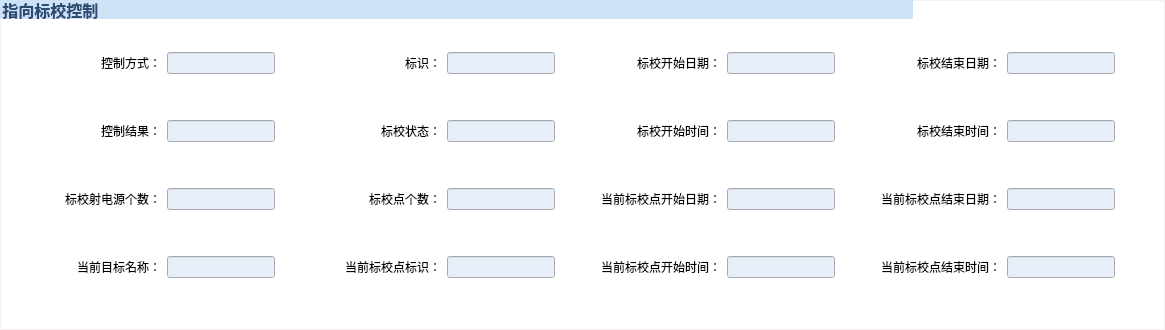
         <widget class="QGroupBox" name="groupBox_21">
          <property name="font">
           <font>
            <pointsize>12</pointsize>
            <weight>75</weight>
            <bold>true</bold>
           </font>
          </property>
          <property name="styleSheet">
           <string notr="true">QGroupBox{
	color: rgb(43, 75, 114);
	border:1px solid #f5f1f2;
	
	background-color: rgb(255, 255, 255);
}
QGroupBox::title
{
	subcontrol-position: top left;
	background-color: rgb(206, 227, 248);
}</string>
          </property>
          <property name="title">
           <string>指向标校控制                                                                                                                                                                                       </string>
          </property>
          <layout class="QGridLayout" name="gridLayout_3">
           <property name="leftMargin">
            <number>0</number>
           </property>
           <property name="rightMargin">
            <number>9</number>
           </property>
           <item row="0" column="4">
            <spacer name="horizontalSpacer_73">
             <property name="orientation">
              <enum>Qt::Horizontal</enum>
             </property>
             <property name="sizeHint" stdset="0">
              <size>
               <width>40</width>
               <height>20</height>
              </size>
             </property>
            </spacer>
           </item>
           <item row="0" column="3">
            <layout class="QVBoxLayout" name="verticalLayout_26">
             <item>
              <spacer name="verticalSpacer_74">
               <property name="orientation">
                <enum>Qt::Vertical</enum>
               </property>
               <property name="sizeHint" stdset="0">
                <size>
                 <width>20</width>
                 <height>40</height>
                </size>
               </property>
              </spacer>
             </item>
             <item>
              <layout class="QHBoxLayout" name="horizontalLayout_97">
               <item alignment="Qt::AlignRight">
                <widget class="QLabel" name="label_97">
                 <property name="minimumSize">
                  <size>
                   <width>120</width>
                   <height>0</height>
                  </size>
                 </property>
                 <property name="text">
                  <string>标识：</string>
                 </property>
                 <property name="alignment">
                  <set>Qt::AlignRight|Qt::AlignTrailing|Qt::AlignVCenter</set>
                 </property>
                </widget>
               </item>
               <item>
                <widget class="QLineEdit" name="lineEdit_Sweepident">
                 <property name="enabled">
                  <bool>false</bool>
                 </property>
                 <property name="maximumSize">
                  <size>
                   <width>200</width>
                   <height>16777215</height>
                  </size>
                 </property>
                 <property name="styleSheet">
                  <string notr="true">background-color: rgb(231, 238, 248);
color: rgb(0, 0, 0);
</string>
                 </property>
                 <property name="text">
                  <string/>
                 </property>
                </widget>
               </item>
              </layout>
             </item>
             <item>
              <spacer name="verticalSpacer_73">
               <property name="orientation">
                <enum>Qt::Vertical</enum>
               </property>
               <property name="sizeHint" stdset="0">
                <size>
                 <width>20</width>
                 <height>40</height>
                </size>
               </property>
              </spacer>
             </item>
             <item>
              <layout class="QHBoxLayout" name="horizontalLayout_98">
               <item>
                <widget class="QLabel" name="label_98">
                 <property name="minimumSize">
                  <size>
                   <width>120</width>
                   <height>0</height>
                  </size>
                 </property>
                 <property name="text">
                  <string>标校状态：</string>
                 </property>
                 <property name="alignment">
                  <set>Qt::AlignRight|Qt::AlignTrailing|Qt::AlignVCenter</set>
                 </property>
                </widget>
               </item>
               <item>
                <widget class="QLineEdit" name="lineEdit_SweepState">
                 <property name="enabled">
                  <bool>false</bool>
                 </property>
                 <property name="maximumSize">
                  <size>
                   <width>200</width>
                   <height>16777215</height>
                  </size>
                 </property>
                 <property name="styleSheet">
                  <string notr="true">background-color: rgb(231, 238, 248);
color: rgb(0, 0, 0);
</string>
                 </property>
                 <property name="text">
                  <string/>
                 </property>
                </widget>
               </item>
              </layout>
             </item>
             <item>
              <spacer name="verticalSpacer_72">
               <property name="orientation">
                <enum>Qt::Vertical</enum>
               </property>
               <property name="sizeHint" stdset="0">
                <size>
                 <width>20</width>
                 <height>40</height>
                </size>
               </property>
              </spacer>
             </item>
             <item>
              <layout class="QHBoxLayout" name="horizontalLayout_100">
               <item>
                <widget class="QLabel" name="label_100">
                 <property name="minimumSize">
                  <size>
                   <width>120</width>
                   <height>0</height>
                  </size>
                 </property>
                 <property name="text">
                  <string>标校点个数：</string>
                 </property>
                 <property name="alignment">
                  <set>Qt::AlignRight|Qt::AlignTrailing|Qt::AlignVCenter</set>
                 </property>
                </widget>
               </item>
               <item>
                <widget class="QLineEdit" name="lineEdit_SweepNumber">
                 <property name="enabled">
                  <bool>false</bool>
                 </property>
                 <property name="maximumSize">
                  <size>
                   <width>200</width>
                   <height>16777215</height>
                  </size>
                 </property>
                 <property name="styleSheet">
                  <string notr="true">background-color: rgb(231, 238, 248);
color: rgb(0, 0, 0);
</string>
                 </property>
                 <property name="text">
                  <string/>
                 </property>
                </widget>
               </item>
              </layout>
             </item>
             <item>
              <spacer name="verticalSpacer_71">
               <property name="orientation">
                <enum>Qt::Vertical</enum>
               </property>
               <property name="sizeHint" stdset="0">
                <size>
                 <width>20</width>
                 <height>40</height>
                </size>
               </property>
              </spacer>
             </item>
             <item>
              <layout class="QHBoxLayout" name="horizontalLayout_101">
               <item>
                <widget class="QLabel" name="label_101">
                 <property name="minimumSize">
                  <size>
                   <width>120</width>
                   <height>0</height>
                  </size>
                 </property>
                 <property name="text">
                  <string>当前标校点标识：</string>
                 </property>
                 <property name="alignment">
                  <set>Qt::AlignRight|Qt::AlignTrailing|Qt::AlignVCenter</set>
                 </property>
                </widget>
               </item>
               <item>
                <widget class="QLineEdit" name="lineEdit_SweepNowNumber">
                 <property name="enabled">
                  <bool>false</bool>
                 </property>
                 <property name="maximumSize">
                  <size>
                   <width>200</width>
                   <height>16777215</height>
                  </size>
                 </property>
                 <property name="styleSheet">
                  <string notr="true">background-color: rgb(231, 238, 248);
color: rgb(0, 0, 0);
</string>
                 </property>
                 <property name="text">
                  <string/>
                 </property>
                </widget>
               </item>
              </layout>
             </item>
             <item>
              <spacer name="verticalSpacer_68">
               <property name="orientation">
                <enum>Qt::Vertical</enum>
               </property>
               <property name="sizeHint" stdset="0">
                <size>
                 <width>20</width>
                 <height>40</height>
                </size>
               </property>
              </spacer>
             </item>
            </layout>
           </item>
           <item row="0" column="7">
            <layout class="QVBoxLayout" name="verticalLayout_28">
             <item>
              <spacer name="verticalSpacer_95">
               <property name="orientation">
                <enum>Qt::Vertical</enum>
               </property>
               <property name="sizeHint" stdset="0">
                <size>
                 <width>20</width>
                 <height>40</height>
                </size>
               </property>
              </spacer>
             </item>
             <item>
              <layout class="QHBoxLayout" name="horizontalLayout_94">
               <item alignment="Qt::AlignRight|Qt::AlignVCenter">
                <widget class="QLabel" name="label_94">
                 <property name="minimumSize">
                  <size>
                   <width>120</width>
                   <height>0</height>
                  </size>
                 </property>
                 <property name="text">
                  <string>标校结束日期：</string>
                 </property>
                 <property name="alignment">
                  <set>Qt::AlignRight|Qt::AlignTrailing|Qt::AlignVCenter</set>
                 </property>
                </widget>
               </item>
               <item>
                <widget class="QLineEdit" name="lineEdit_38">
                 <property name="enabled">
                  <bool>false</bool>
                 </property>
                 <property name="maximumSize">
                  <size>
                   <width>200</width>
                   <height>16777215</height>
                  </size>
                 </property>
                 <property name="styleSheet">
                  <string notr="true">background-color: rgb(231, 238, 248);
color: rgb(0, 0, 0);
</string>
                 </property>
                 <property name="text">
                  <string/>
                 </property>
                </widget>
               </item>
              </layout>
             </item>
             <item>
              <spacer name="verticalSpacer_81">
               <property name="orientation">
                <enum>Qt::Vertical</enum>
               </property>
               <property name="sizeHint" stdset="0">
                <size>
                 <width>20</width>
                 <height>40</height>
                </size>
               </property>
              </spacer>
             </item>
             <item>
              <layout class="QHBoxLayout" name="horizontalLayout_95">
               <item>
                <widget class="QLabel" name="label_95">
                 <property name="minimumSize">
                  <size>
                   <width>120</width>
                   <height>0</height>
                  </size>
                 </property>
                 <property name="text">
                  <string>标校结束时间：</string>
                 </property>
                 <property name="alignment">
                  <set>Qt::AlignRight|Qt::AlignTrailing|Qt::AlignVCenter</set>
                 </property>
                </widget>
               </item>
               <item>
                <widget class="QLineEdit" name="lineEdit_39">
                 <property name="enabled">
                  <bool>false</bool>
                 </property>
                 <property name="maximumSize">
                  <size>
                   <width>200</width>
                   <height>16777215</height>
                  </size>
                 </property>
                 <property name="styleSheet">
                  <string notr="true">background-color: rgb(231, 238, 248);
color: rgb(0, 0, 0);
</string>
                 </property>
                 <property name="text">
                  <string/>
                 </property>
                </widget>
               </item>
              </layout>
             </item>
             <item>
              <spacer name="verticalSpacer_80">
               <property name="orientation">
                <enum>Qt::Vertical</enum>
               </property>
               <property name="sizeHint" stdset="0">
                <size>
                 <width>20</width>
                 <height>40</height>
                </size>
               </property>
              </spacer>
             </item>
             <item>
              <layout class="QHBoxLayout" name="horizontalLayout_105">
               <item>
                <widget class="QLabel" name="label_105">
                 <property name="minimumSize">
                  <size>
                   <width>120</width>
                   <height>0</height>
                  </size>
                 </property>
                 <property name="text">
                  <string>当前标校点结束日期：</string>
                 </property>
                </widget>
               </item>
               <item>
                <widget class="QLineEdit" name="lineEdit_NowSpotEndDate">
                 <property name="enabled">
                  <bool>false</bool>
                 </property>
                 <property name="maximumSize">
                  <size>
                   <width>200</width>
                   <height>16777215</height>
                  </size>
                 </property>
                 <property name="styleSheet">
                  <string notr="true">background-color: rgb(231, 238, 248);
color: rgb(0, 0, 0);
</string>
                 </property>
                 <property name="text">
                  <string/>
                 </property>
                </widget>
               </item>
              </layout>
             </item>
             <item>
              <spacer name="verticalSpacer_79">
               <property name="orientation">
                <enum>Qt::Vertical</enum>
               </property>
               <property name="sizeHint" stdset="0">
                <size>
                 <width>20</width>
                 <height>40</height>
                </size>
               </property>
              </spacer>
             </item>
             <item>
              <layout class="QHBoxLayout" name="horizontalLayout_106">
               <item>
                <widget class="QLabel" name="label_106">
                 <property name="minimumSize">
                  <size>
                   <width>120</width>
                   <height>0</height>
                  </size>
                 </property>
                 <property name="text">
                  <string>当前标校点结束时间：</string>
                 </property>
                </widget>
               </item>
               <item>
                <widget class="QLineEdit" name="lineEdit_NowSpotEndTime">
                 <property name="enabled">
                  <bool>false</bool>
                 </property>
                 <property name="maximumSize">
                  <size>
                   <width>200</width>
                   <height>16777215</height>
                  </size>
                 </property>
                 <property name="styleSheet">
                  <string notr="true">background-color: rgb(231, 238, 248);
color: rgb(0, 0, 0);
</string>
                 </property>
                 <property name="text">
                  <string/>
                 </property>
                </widget>
               </item>
              </layout>
             </item>
             <item>
              <spacer name="verticalSpacer_70">
               <property name="orientation">
                <enum>Qt::Vertical</enum>
               </property>
               <property name="sizeHint" stdset="0">
                <size>
                 <width>20</width>
                 <height>40</height>
                </size>
               </property>
              </spacer>
             </item>
            </layout>
           </item>
           <item row="0" column="5">
            <layout class="QVBoxLayout" name="verticalLayout_27">
             <item>
              <spacer name="verticalSpacer_75">
               <property name="orientation">
                <enum>Qt::Vertical</enum>
               </property>
               <property name="sizeHint" stdset="0">
                <size>
                 <width>20</width>
                 <height>40</height>
                </size>
               </property>
              </spacer>
             </item>
             <item>
              <layout class="QHBoxLayout" name="horizontalLayout_92">
               <item alignment="Qt::AlignRight">
                <widget class="QLabel" name="label_92">
                 <property name="minimumSize">
                  <size>
                   <width>120</width>
                   <height>0</height>
                  </size>
                 </property>
                 <property name="text">
                  <string>标校开始日期：</string>
                 </property>
                 <property name="alignment">
                  <set>Qt::AlignRight|Qt::AlignTrailing|Qt::AlignVCenter</set>
                 </property>
                </widget>
               </item>
               <item>
                <widget class="QLineEdit" name="lineEdit_36">
                 <property name="enabled">
                  <bool>false</bool>
                 </property>
                 <property name="maximumSize">
                  <size>
                   <width>200</width>
                   <height>16777215</height>
                  </size>
                 </property>
                 <property name="styleSheet">
                  <string notr="true">background-color: rgb(231, 238, 248);
color: rgb(0, 0, 0);
</string>
                 </property>
                 <property name="text">
                  <string/>
                 </property>
                </widget>
               </item>
              </layout>
             </item>
             <item>
              <spacer name="verticalSpacer_76">
               <property name="orientation">
                <enum>Qt::Vertical</enum>
               </property>
               <property name="sizeHint" stdset="0">
                <size>
                 <width>20</width>
                 <height>40</height>
                </size>
               </property>
              </spacer>
             </item>
             <item>
              <layout class="QHBoxLayout" name="horizontalLayout_93">
               <item>
                <widget class="QLabel" name="label_93">
                 <property name="minimumSize">
                  <size>
                   <width>120</width>
                   <height>0</height>
                  </size>
                 </property>
                 <property name="text">
                  <string>标校开始时间：</string>
                 </property>
                 <property name="alignment">
                  <set>Qt::AlignRight|Qt::AlignTrailing|Qt::AlignVCenter</set>
                 </property>
                </widget>
               </item>
               <item>
                <widget class="QLineEdit" name="lineEdit_37">
                 <property name="enabled">
                  <bool>false</bool>
                 </property>
                 <property name="maximumSize">
                  <size>
                   <width>200</width>
                   <height>16777215</height>
                  </size>
                 </property>
                 <property name="styleSheet">
                  <string notr="true">background-color: rgb(231, 238, 248);
color: rgb(0, 0, 0);
</string>
                 </property>
                 <property name="text">
                  <string/>
                 </property>
                </widget>
               </item>
              </layout>
             </item>
             <item>
              <spacer name="verticalSpacer_77">
               <property name="orientation">
                <enum>Qt::Vertical</enum>
               </property>
               <property name="sizeHint" stdset="0">
                <size>
                 <width>20</width>
                 <height>40</height>
                </size>
               </property>
              </spacer>
             </item>
             <item>
              <layout class="QHBoxLayout" name="horizontalLayout_103">
               <item>
                <widget class="QLabel" name="label_103">
                 <property name="minimumSize">
                  <size>
                   <width>120</width>
                   <height>0</height>
                  </size>
                 </property>
                 <property name="text">
                  <string>当前标校点开始日期：</string>
                 </property>
                </widget>
               </item>
               <item>
                <widget class="QLineEdit" name="lineEdit_NowSpotBeginDate">
                 <property name="enabled">
                  <bool>false</bool>
                 </property>
                 <property name="maximumSize">
                  <size>
                   <width>200</width>
                   <height>16777215</height>
                  </size>
                 </property>
                 <property name="styleSheet">
                  <string notr="true">background-color: rgb(231, 238, 248);
color: rgb(0, 0, 0);
</string>
                 </property>
                 <property name="text">
                  <string/>
                 </property>
                </widget>
               </item>
              </layout>
             </item>
             <item>
              <spacer name="verticalSpacer_78">
               <property name="orientation">
                <enum>Qt::Vertical</enum>
               </property>
               <property name="sizeHint" stdset="0">
                <size>
                 <width>20</width>
                 <height>40</height>
                </size>
               </property>
              </spacer>
             </item>
             <item>
              <layout class="QHBoxLayout" name="horizontalLayout_104">
               <item>
                <widget class="QLabel" name="label_104">
                 <property name="minimumSize">
                  <size>
                   <width>120</width>
                   <height>0</height>
                  </size>
                 </property>
                 <property name="text">
                  <string>当前标校点开始时间：</string>
                 </property>
                </widget>
               </item>
               <item>
                <widget class="QLineEdit" name="lineEdit_NowSpotBeginTime">
                 <property name="enabled">
                  <bool>false</bool>
                 </property>
                 <property name="maximumSize">
                  <size>
                   <width>200</width>
                   <height>16777215</height>
                  </size>
                 </property>
                 <property name="styleSheet">
                  <string notr="true">background-color: rgb(231, 238, 248);
color: rgb(0, 0, 0);
</string>
                 </property>
                 <property name="text">
                  <string/>
                 </property>
                </widget>
               </item>
              </layout>
             </item>
             <item>
              <spacer name="verticalSpacer_69">
               <property name="orientation">
                <enum>Qt::Vertical</enum>
               </property>
               <property name="sizeHint" stdset="0">
                <size>
                 <width>20</width>
                 <height>40</height>
                </size>
               </property>
              </spacer>
             </item>
            </layout>
           </item>
           <item row="0" column="6">
            <spacer name="horizontalSpacer_74">
             <property name="orientation">
              <enum>Qt::Horizontal</enum>
             </property>
             <property name="sizeHint" stdset="0">
              <size>
               <width>40</width>
               <height>20</height>
              </size>
             </property>
            </spacer>
           </item>
           <item row="0" column="0">
            <spacer name="horizontalSpacer_71">
             <property name="orientation">
              <enum>Qt::Horizontal</enum>
             </property>
             <property name="sizeHint" stdset="0">
              <size>
               <width>40</width>
               <height>20</height>
              </size>
             </property>
            </spacer>
           </item>
           <item row="0" column="1">
            <layout class="QVBoxLayout" name="verticalLayout_25">
             <item>
              <spacer name="verticalSpacer_63">
               <property name="orientation">
                <enum>Qt::Vertical</enum>
               </property>
               <property name="sizeHint" stdset="0">
                <size>
                 <width>20</width>
                 <height>40</height>
                </size>
               </property>
              </spacer>
             </item>
             <item>
              <layout class="QHBoxLayout" name="horizontalLayout_80">
               <item>
                <widget class="QLabel" name="label_91">
                 <property name="minimumSize">
                  <size>
                   <width>120</width>
                   <height>0</height>
                  </size>
                 </property>
                 <property name="maximumSize">
                  <size>
                   <width>120</width>
                   <height>16777215</height>
                  </size>
                 </property>
                 <property name="text">
                  <string>控制方式：</string>
                 </property>
                 <property name="alignment">
                  <set>Qt::AlignRight|Qt::AlignTrailing|Qt::AlignVCenter</set>
                 </property>
                </widget>
               </item>
               <item>
                <widget class="QLineEdit" name="lineEdit_35">
                 <property name="enabled">
                  <bool>false</bool>
                 </property>
                 <property name="maximumSize">
                  <size>
                   <width>200</width>
                   <height>16777215</height>
                  </size>
                 </property>
                 <property name="styleSheet">
                  <string notr="true">background-color: rgb(231, 238, 248);
color: rgb(0, 0, 0);
</string>
                 </property>
                 <property name="text">
                  <string/>
                 </property>
                </widget>
               </item>
              </layout>
             </item>
             <item>
              <spacer name="verticalSpacer_64">
               <property name="orientation">
                <enum>Qt::Vertical</enum>
               </property>
               <property name="sizeHint" stdset="0">
                <size>
                 <width>20</width>
                 <height>40</height>
                </size>
               </property>
              </spacer>
             </item>
             <item>
              <layout class="QHBoxLayout" name="horizontalLayout_96">
               <item>
                <widget class="QLabel" name="label_96">
                 <property name="minimumSize">
                  <size>
                   <width>120</width>
                   <height>0</height>
                  </size>
                 </property>
                 <property name="text">
                  <string>控制结果：</string>
                 </property>
                 <property name="alignment">
                  <set>Qt::AlignRight|Qt::AlignTrailing|Qt::AlignVCenter</set>
                 </property>
                </widget>
               </item>
               <item>
                <widget class="QLineEdit" name="lineEdit_40">
                 <property name="enabled">
                  <bool>false</bool>
                 </property>
                 <property name="maximumSize">
                  <size>
                   <width>200</width>
                   <height>16777215</height>
                  </size>
                 </property>
                 <property name="styleSheet">
                  <string notr="true">background-color: rgb(231, 238, 248);
color: rgb(0, 0, 0);
</string>
                 </property>
                 <property name="text">
                  <string/>
                 </property>
                </widget>
               </item>
              </layout>
             </item>
             <item>
              <spacer name="verticalSpacer_65">
               <property name="orientation">
                <enum>Qt::Vertical</enum>
               </property>
               <property name="sizeHint" stdset="0">
                <size>
                 <width>20</width>
                 <height>40</height>
                </size>
               </property>
              </spacer>
             </item>
             <item>
              <layout class="QHBoxLayout" name="horizontalLayout_99">
               <item>
                <widget class="QLabel" name="label_99">
                 <property name="minimumSize">
                  <size>
                   <width>120</width>
                   <height>0</height>
                  </size>
                 </property>
                 <property name="text">
                  <string>标校射电源个数：</string>
                 </property>
                 <property name="alignment">
                  <set>Qt::AlignRight|Qt::AlignTrailing|Qt::AlignVCenter</set>
                 </property>
                </widget>
               </item>
               <item>
                <widget class="QLineEdit" name="lineEdit_SweepCalNumber">
                 <property name="enabled">
                  <bool>false</bool>
                 </property>
                 <property name="maximumSize">
                  <size>
                   <width>200</width>
                   <height>16777215</height>
                  </size>
                 </property>
                 <property name="styleSheet">
                  <string notr="true">background-color: rgb(231, 238, 248);
color: rgb(0, 0, 0);
</string>
                 </property>
                 <property name="text">
                  <string/>
                 </property>
                </widget>
               </item>
              </layout>
             </item>
             <item>
              <spacer name="verticalSpacer_66">
               <property name="orientation">
                <enum>Qt::Vertical</enum>
               </property>
               <property name="sizeHint" stdset="0">
                <size>
                 <width>20</width>
                 <height>40</height>
                </size>
               </property>
              </spacer>
             </item>
             <item>
              <layout class="QHBoxLayout" name="horizontalLayout_102">
               <item>
                <widget class="QLabel" name="label_102">
                 <property name="minimumSize">
                  <size>
                   <width>120</width>
                   <height>0</height>
                  </size>
                 </property>
                 <property name="text">
                  <string>当前目标名称：</string>
                 </property>
                 <property name="alignment">
                  <set>Qt::AlignRight|Qt::AlignTrailing|Qt::AlignVCenter</set>
                 </property>
                </widget>
               </item>
               <item>
                <widget class="QLineEdit" name="lineEdit_NowName">
                 <property name="enabled">
                  <bool>false</bool>
                 </property>
                 <property name="maximumSize">
                  <size>
                   <width>200</width>
                   <height>16777215</height>
                  </size>
                 </property>
                 <property name="styleSheet">
                  <string notr="true">background-color: rgb(231, 238, 248);
color: rgb(0, 0, 0);
</string>
                 </property>
                 <property name="text">
                  <string/>
                 </property>
                </widget>
               </item>
              </layout>
             </item>
             <item>
              <spacer name="verticalSpacer_67">
               <property name="orientation">
                <enum>Qt::Vertical</enum>
               </property>
               <property name="sizeHint" stdset="0">
                <size>
                 <width>20</width>
                 <height>40</height>
                </size>
               </property>
              </spacer>
             </item>
            </layout>
           </item>
           <item row="0" column="2">
            <spacer name="horizontalSpacer_72">
             <property name="orientation">
              <enum>Qt::Horizontal</enum>
             </property>
             <property name="sizeHint" stdset="0">
              <size>
               <width>40</width>
               <height>20</height>
              </size>
             </property>
            </spacer>
           </item>
           <item row="0" column="8">
            <spacer name="horizontalSpacer_75">
             <property name="orientation">
              <enum>Qt::Horizontal</enum>
             </property>
             <property name="sizeHint" stdset="0">
              <size>
               <width>40</width>
               <height>20</height>
              </size>
             </property>
            </spacer>
           </item>
          </layout>
         </widget>
